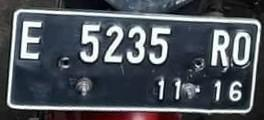
#> input picture ULARNAGA/micinlerning/dummy/31-E-5235-RO-11-16_jpg.rf.aea815002fc74e2e9429d4c113a2279b.jpg, 264 x 120 px, found by its file name
$ jupyter execute --allow-errors UTS.ipynb
#> lines starting #> are read from the running program, lines starting #| are printed output that depends on the picture
<a href="https://colab.research.google.com/github/Aikhusy/Random/blob/main/ULARNAGA/micinlearning/UTS.ipynb" target="_parent"></a>

[cell 1]
from google.colab import drive

#> (the rest of this cell did not finish here and is left out)

[cell 2]
import matplotlib.pyplot as plt
from google.colab.patches import cv2_imshow # path cv2.imshow di google colab

[cell 3]
import cv2
import numpy as np
from sklearn.cluster import KMeans

# Load citra plat nomor
image = cv2.imread('/content/drive/MyDrive/dummy/31-E-5235-RO-11-16_jpg.rf.aea815002fc74e2e9429d4c113a2279b.jpg')
#> image is the input picture: shape (120, 264, 3); mean B, G, R 90.9, 83.7, 78.3

# Konversi citra ke format HSV
hsv_image = cv2.cvtColor(image, cv2.COLOR_BGR2HSV)
#> hsv_image: shape (120, 264, 3); mean H, S, V 97.8, 61.3, 92.5

# Lakukan segmentasi menggunakan K-Means
# Misalnya, menggunakan 2 cluster untuk segmentasi plat nomor
k = 2
hsv_image = hsv_image.reshape((-1, 3))
kmeans = KMeans(n_clusters=k)
kmeans.fit(hsv_image)
cluster_centers = kmeans.cluster_centers_.astype(int)
segmented_image = cluster_centers[kmeans.labels_].reshape(image.shape)

# Tampilkan citra sebelum dan sesudah segmentasi
cv2_imshow(segmented_image)
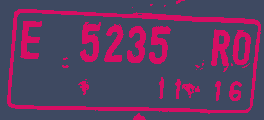
#> shown: shape (120, 264, 3) int64; mean B, G, R 97.4, 61.3, 92.4


$ run again, with ULARNAGA/micinlerning/dummy/25-E-2101-PAD-06-21_jpeg.rf.fb688472f5ba9c0c445f9d9330f39508.jpg copied over ULARNAGA/micinlerning/dummy/31-E-5235-RO-11-16_jpg.rf.aea815002fc74e2e9429d4c113a2279b.jpg
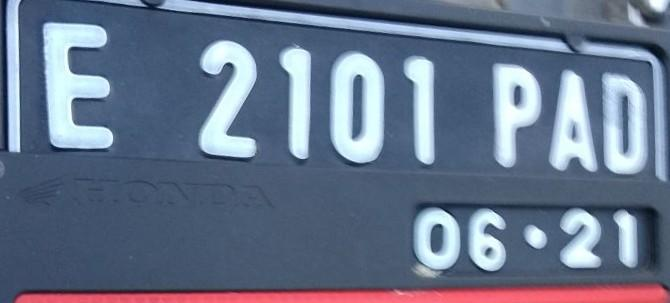
#> input picture ULARNAGA/micinlerning/dummy/25-E-2101-PAD-06-21_jpeg.rf.fb688472f5ba9c0c445f9d9330f39508.jpg, 670 x 303 px, found by its file name
#> image is the input picture: shape (303, 670, 3); mean B, G, R 139.8, 116.8, 103.6
#> hsv_image: shape (303, 670, 3); mean H, S, V 109.2, 90.1, 144.7
#> `cv2_imshow(segmented_image)`:
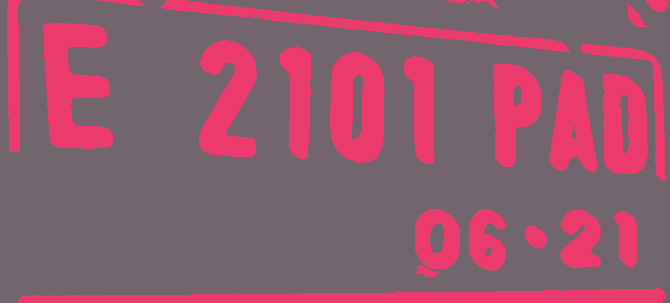
#> shown: shape (303, 670, 3) int64; mean B, G, R 108.2, 89.8, 144.1

$ run again, with ULARNAGA/micinlerning/dummy/26-E-4016-TO-08-22_jpeg.rf.8c72fd54437debb496cef33f54cfd44a.jpg copied over ULARNAGA/micinlerning/dummy/31-E-5235-RO-11-16_jpg.rf.aea815002fc74e2e9429d4c113a2279b.jpg
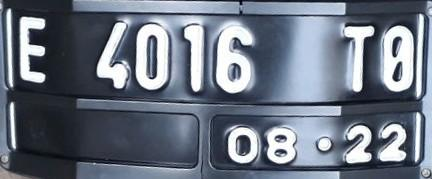
#> input picture ULARNAGA/micinlerning/dummy/26-E-4016-TO-08-22_jpeg.rf.8c72fd54437debb496cef33f54cfd44a.jpg, 432 x 179 px, found by its file name
#> image is the input picture: shape (179, 432, 3); mean B, G, R 129.6, 116.2, 107.8
#> hsv_image: shape (179, 432, 3); mean H, S, V 106, 56.9, 129.7
#> `cv2_imshow(segmented_image)`:
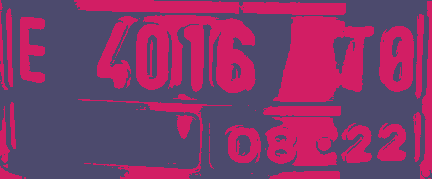
#> shown: shape (179, 432, 3) int64; mean B, G, R 105.4, 56.6, 129.1

$ run again, with ULARNAGA/micinlerning/dummy/27-E-3524-PAG-09-21_jpeg.rf.e30aee9dd8939945334bd78eabb7501e.jpg copied over ULARNAGA/micinlerning/dummy/31-E-5235-RO-11-16_jpg.rf.aea815002fc74e2e9429d4c113a2279b.jpg
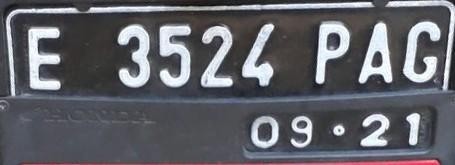
#> input picture ULARNAGA/micinlerning/dummy/27-E-3524-PAG-09-21_jpeg.rf.e30aee9dd8939945334bd78eabb7501e.jpg, 455 x 165 px, found by its file name
#> image is the input picture: shape (165, 455, 3); mean B, G, R 105.2, 98.7, 98.1
#> hsv_image: shape (165, 455, 3); mean H, S, V 102.1, 28.1, 106.9
#> `cv2_imshow(segmented_image)`:
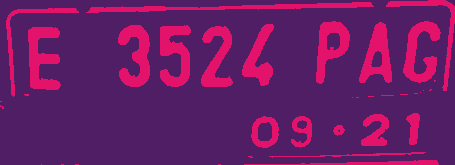
#> shown: shape (165, 455, 3) int64; mean B, G, R 101.5, 28, 106.2
